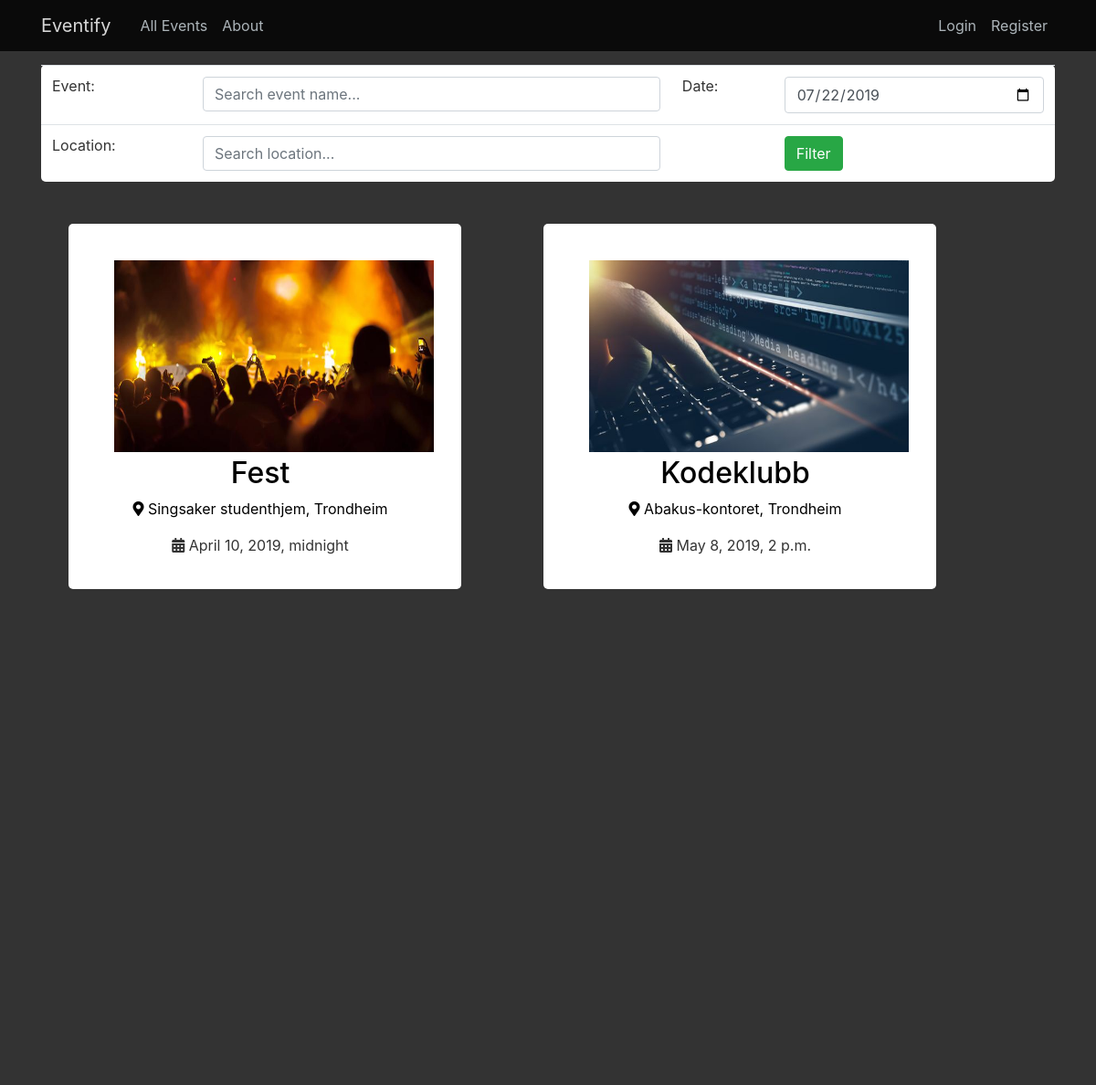
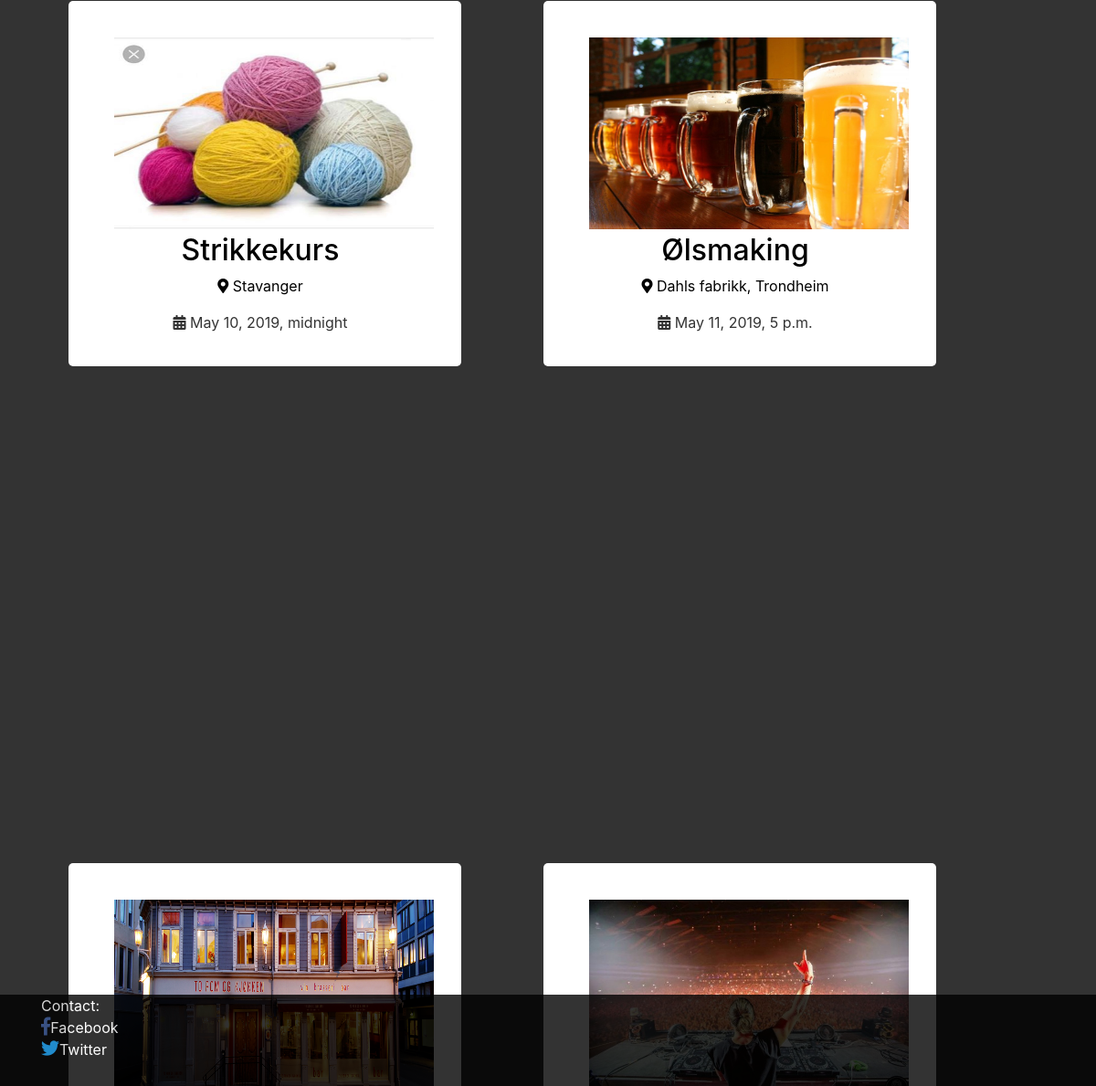
Screenshot of /events/ with the database file from the repository (2 pictures, top to bottom).
### event/models.py (models this page shows, shortened)
class Post(models.Model):
    title = models.CharField(max_length=100)
    date_posted = models.DateTimeField(default=timezone.now)
    author = models.ForeignKey(User, on_delete=models.CASCADE, null=True)
    attendees = models.ManyToManyField(User, related_name='attendees')
    start_date = models.DateTimeField(null=True, blank=True)
    end_date = models.DateTimeField(null=True, blank=True)
    attendance_limit = models.IntegerField(null=True, default=10000, blank=True)
    location = models.CharField(max_length=100, null=True)
    content = models.TextField()
    image = models.ImageField(default="default_event.jpg", upload_to="event_images", blank=True)
    is_private = models.BooleanField(default=False)
    class Meta:
       ordering = ['start_date']

### event/views.py (the view)
# urls.py: path('events/', views.HtmlRender.home, name='events-all'),
    def home(request):
        context = {
            'events': Post.objects.filter(is_private=False)
        }
        return render(request, 'event/event.html', context)

### event/templates/event/event.html
{% extends "event/search.html" %}

### event/templates/event/search.html (shortened to what this page needs)
{% extends "event/base.html" %}
{% block content %}
<div class="table" >
    {% if request.get_full_path == "/events/event/search/" %}
        <form name="event-search-form" method="POST">
    {% else %}
        <form name="event-search-form" method="POST" action="{% url 'event-search' %}">
    {% endif %}
            <table class="table">
                <tr>
                    <td>Event: </td>
                    <td><input class="form-control" type="text" placeholder="Search event name..." name="event-search"></td>
                    <td>Date:</td>
                    <td><input class="form-control" type="date" id="start" name="event-start" value="2019-07-22" min="2018-01-01" max="2022-12-31"></td>
                </tr>
                <tr>
                    <td>Location: </td>
                    <td><input class="form-control" type="text" placeholder="Search location..." name="location-search"> </td>
                    <td></td>
                    <td><button class="btn btn-success" type="submit">Filter</button></td>
                </tr>
            </table>
        </form>
    </div>
<div class="flex-container2">
    {% for event in events %}
    <div class="event-row">
    <article class="media content-section-allevents">
        <a href="{% url 'event-detail' event.id %}"><img width="390px" height="250px" src="{{ event.image.url }}" alt="" style="padding:20px"></a>
            <br>
    </article>
<br>
 <h2><a class="article-title" href="{% url 'event-detail' event.id %}">{{ event.title }}</a></h2>
            <p class="article-content" style="color:black;"> <i class="fas fa-map-marker-alt"> </i> {{ event.location }}</p>
             <p> <i class="fas fa-calendar-alt"> </i> {{ event.start_date }}</p>
        </div>
    {% endfor %}
    </div>
{% endblock %}

### event/static/event/main.css (style rules this page uses)
body { background: #fafafa; color: #333333; background-color: #333333; margin-top: 3.5rem; margin-outside: 0px; height: 100vh; }
h1, h2, h3, h4, h5, h6 { color: #444444; }
.content-section-allevents { padding: 10px 20px; border-radius: 5px; margin-bottom: 20px; margin-top:10px; color: blue; width: 400px; height: 200px; }
.flex-container2 { display: flex; flex-flow: wrap; justify-content: space-between; padding-right: 100px; width: 100%; height: 170%; margin-bottom: 20%; }
.event-row { background: white; height: 400px; padding: 10px; padding-top: 0px; padding-right: 20px; margin: 30px; text-align: center; border-radius: 5px; }
.table { padding-top: 15px; border-radius: 5px; }
.article-title { color: black; }
.article-content { white-space: pre-line; color: black; }

### rows the page displays
Post: image (placeholder picture), title "Fest", location "Singsaker studenthjem, Trondheim", start_date "April 10, 2019, midnight"
Post: image (picture), title "Kodeklubb", location "Abakus-kontoret, Trondheim", start_date "May 8, 2019, 2 p.m."
Post: image (picture), title "Strikkekurs", location "Stavanger", start_date "May 10, 2019, midnight"
Post: image (picture), title "Ølsmaking", location "Dahls fabrikk, Trondheim", start_date "May 11, 2019, 5 p.m."
Post: image (picture)
Post: image (picture)
